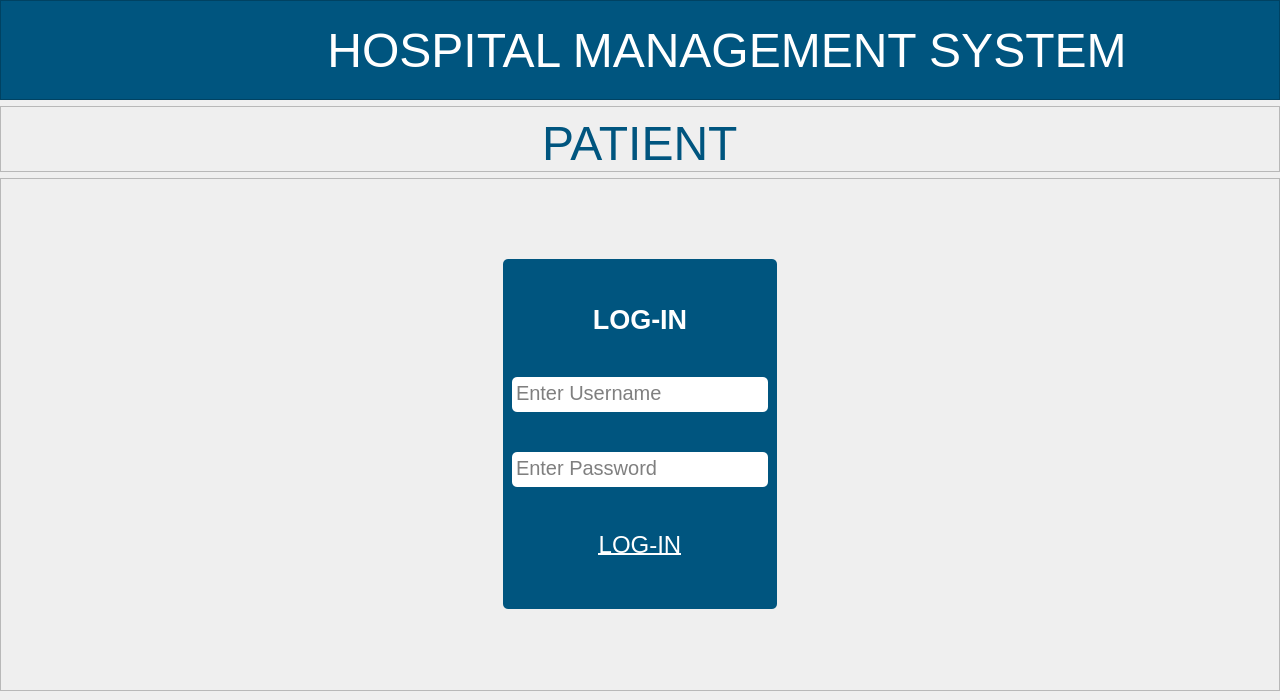
<?xml version="1.0" encoding="UTF-8"?>
<ui version="4.0">
 <class>MainWindow</class>
 <widget class="QMainWindow" name="MainWindow">
  <property name="geometry">
   <rect>
    <x>0</x>
    <y>0</y>
    <width>1280</width>
    <height>700</height>
   </rect>
  </property>
  <property name="windowTitle">
   <string>MainWindow</string>
  </property>
  <widget class="QWidget" name="centralwidget">
   <layout class="QVBoxLayout" name="verticalLayout_2">
    <property name="leftMargin">
     <number>0</number>
    </property>
    <property name="topMargin">
     <number>0</number>
    </property>
    <property name="rightMargin">
     <number>0</number>
    </property>
    <item>
     <widget class="QFrame" name="header_frame">
      <property name="sizePolicy">
       <sizepolicy hsizetype="Preferred" vsizetype="Preferred">
        <horstretch>0</horstretch>
        <verstretch>0</verstretch>
       </sizepolicy>
      </property>
      <property name="minimumSize">
       <size>
        <width>1280</width>
        <height>100</height>
       </size>
      </property>
      <property name="maximumSize">
       <size>
        <width>16777215</width>
        <height>100</height>
       </size>
      </property>
      <property name="styleSheet">
       <string notr="true">background-color:rgb(0, 85, 127);</string>
      </property>
      <property name="frameShape">
       <enum>QFrame::StyledPanel</enum>
      </property>
      <property name="frameShadow">
       <enum>QFrame::Raised</enum>
      </property>
      <layout class="QHBoxLayout" name="horizontalLayout">
       <property name="sizeConstraint">
        <enum>QLayout::SetDefaultConstraint</enum>
       </property>
       <property name="leftMargin">
        <number>0</number>
       </property>
       <property name="topMargin">
        <number>0</number>
       </property>
       <property name="rightMargin">
        <number>0</number>
       </property>
       <property name="bottomMargin">
        <number>0</number>
       </property>
       <item>
        <widget class="QFrame" name="logo_frame">
         <property name="minimumSize">
          <size>
           <width>80</width>
           <height>50</height>
          </size>
         </property>
         <property name="maximumSize">
          <size>
           <width>100</width>
           <height>16777215</height>
          </size>
         </property>
         <property name="styleSheet">
          <string notr="true">background-color:transparent;
margin-top:6px;
margin-bottom:0px;</string>
         </property>
         <property name="frameShape">
          <enum>QFrame::StyledPanel</enum>
         </property>
         <property name="frameShadow">
          <enum>QFrame::Raised</enum>
         </property>
         <widget class="QLabel" name="backBtn">
          <property name="geometry">
           <rect>
            <x>20</x>
            <y>10</y>
            <width>61</width>
            <height>71</height>
           </rect>
          </property>
          <property name="cursor">
           <cursorShape>PointingHandCursor</cursorShape>
          </property>
          <property name="styleSheet">
           <string notr="true"/>
          </property>
          <property name="text">
           <string/>
          </property>
          <property name="pixmap">
           <pixmap resource="../../assets/resources.qrc">:/reosurces_logo/back-svgrepo-com.svg</pixmap>
          </property>
          <property name="scaledContents">
           <bool>true</bool>
          </property>
          <property name="alignment">
           <set>Qt::AlignCenter</set>
          </property>
         </widget>
        </widget>
       </item>
       <item>
        <widget class="QFrame" name="title_frame">
         <property name="minimumSize">
          <size>
           <width>1280</width>
           <height>0</height>
          </size>
         </property>
         <property name="font">
          <font>
           <pointsize>42</pointsize>
          </font>
         </property>
         <property name="styleSheet">
          <string notr="true">background-color:transparent;</string>
         </property>
         <property name="frameShape">
          <enum>QFrame::StyledPanel</enum>
         </property>
         <property name="frameShadow">
          <enum>QFrame::Raised</enum>
         </property>
         <layout class="QVBoxLayout" name="verticalLayout">
          <item alignment="Qt::AlignHCenter">
           <widget class="QLabel" name="title_label">
            <property name="minimumSize">
             <size>
              <width>800</width>
              <height>0</height>
             </size>
            </property>
            <property name="font">
             <font>
              <pointsize>36</pointsize>
             </font>
            </property>
            <property name="styleSheet">
             <string notr="true">color:#fff;</string>
            </property>
            <property name="text">
             <string>HOSPITAL MANAGEMENT SYSTEM</string>
            </property>
            <property name="alignment">
             <set>Qt::AlignCenter</set>
            </property>
           </widget>
          </item>
         </layout>
        </widget>
       </item>
      </layout>
     </widget>
    </item>
    <item>
     <widget class="QFrame" name="frame_15">
      <property name="maximumSize">
       <size>
        <width>16777215</width>
        <height>80</height>
       </size>
      </property>
      <property name="frameShape">
       <enum>QFrame::StyledPanel</enum>
      </property>
      <property name="frameShadow">
       <enum>QFrame::Raised</enum>
      </property>
      <layout class="QVBoxLayout" name="verticalLayout_22">
       <property name="bottomMargin">
        <number>0</number>
       </property>
       <item alignment="Qt::AlignHCenter">
        <widget class="QLabel" name="label_19">
         <property name="font">
          <font>
           <pointsize>36</pointsize>
          </font>
         </property>
         <property name="styleSheet">
          <string notr="true">color:rgb(0, 85, 127);</string>
         </property>
         <property name="text">
          <string>PATIENT</string>
         </property>
        </widget>
       </item>
      </layout>
     </widget>
    </item>
    <item>
     <widget class="QFrame" name="frame">
      <property name="frameShape">
       <enum>QFrame::StyledPanel</enum>
      </property>
      <property name="frameShadow">
       <enum>QFrame::Raised</enum>
      </property>
      <layout class="QGridLayout" name="gridLayout">
       <item row="0" column="0" alignment="Qt::AlignHCenter">
        <widget class="QFrame" name="frame_2">
         <property name="maximumSize">
          <size>
           <width>16777215</width>
           <height>350</height>
          </size>
         </property>
         <property name="styleSheet">
          <string notr="true">background-color:rgb(0, 85, 127);
border-radius:5px;</string>
         </property>
         <property name="frameShape">
          <enum>QFrame::StyledPanel</enum>
         </property>
         <property name="frameShadow">
          <enum>QFrame::Raised</enum>
         </property>
         <layout class="QVBoxLayout" name="verticalLayout_3">
          <item>
           <widget class="QLabel" name="label">
            <property name="maximumSize">
             <size>
              <width>16777215</width>
              <height>35</height>
             </size>
            </property>
            <property name="font">
             <font>
              <pointsize>20</pointsize>
              <weight>75</weight>
              <bold>true</bold>
             </font>
            </property>
            <property name="styleSheet">
             <string notr="true">color:white;</string>
            </property>
            <property name="text">
             <string>LOG-IN</string>
            </property>
            <property name="alignment">
             <set>Qt::AlignCenter</set>
            </property>
           </widget>
          </item>
          <item>
           <widget class="QPlainTextEdit" name="plainTextEdit">
            <property name="minimumSize">
             <size>
              <width>100</width>
              <height>35</height>
             </size>
            </property>
            <property name="maximumSize">
             <size>
              <width>16777215</width>
              <height>35</height>
             </size>
            </property>
            <property name="font">
             <font>
              <pointsize>15</pointsize>
             </font>
            </property>
            <property name="styleSheet">
             <string notr="true">border-radius:5px;
background-color:white;</string>
            </property>
            <property name="placeholderText">
             <string>Enter Username</string>
            </property>
           </widget>
          </item>
          <item>
           <widget class="QPlainTextEdit" name="plainTextEdit_2">
            <property name="minimumSize">
             <size>
              <width>100</width>
              <height>35</height>
             </size>
            </property>
            <property name="maximumSize">
             <size>
              <width>16777215</width>
              <height>35</height>
             </size>
            </property>
            <property name="font">
             <font>
              <pointsize>15</pointsize>
             </font>
            </property>
            <property name="styleSheet">
             <string notr="true">border-radius:5px;
background-color:white;
</string>
            </property>
            <property name="placeholderText">
             <string>Enter Password</string>
            </property>
           </widget>
          </item>
          <item>
           <widget class="QPushButton" name="pushButton">
            <property name="minimumSize">
             <size>
              <width>0</width>
              <height>35</height>
             </size>
            </property>
            <property name="font">
             <font>
              <pointsize>18</pointsize>
              <underline>true</underline>
             </font>
            </property>
            <property name="cursor">
             <cursorShape>PointingHandCursor</cursorShape>
            </property>
            <property name="styleSheet">
             <string notr="true">background-color:rgb(0, 85, 127);
color:white;
border-radius:5px;</string>
            </property>
            <property name="text">
             <string>LOG-IN</string>
            </property>
           </widget>
          </item>
         </layout>
        </widget>
       </item>
      </layout>
     </widget>
    </item>
   </layout>
  </widget>
 </widget>
 <resources>
  <include location="../../assets/resources.qrc"/>
  <include location="C:/Users/rohit/.virtualenvs/Artigence-rb1yhVX4/Lib/site-packages/qt5_applications/Qt/assets/resources.qrc"/>
 </resources>
 <connections/>
</ui>
